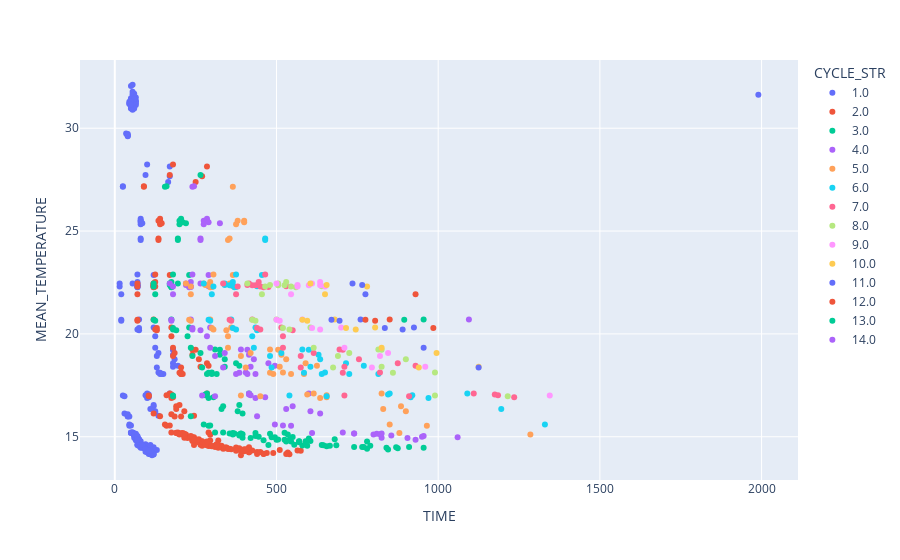

Notebook code for this chart:
### Markdown cell above
# Visualize data before renumbering

### Code cell
px.scatter(peaks_row_1, x="TIME", y="MEAN_TEMPERATURE", color="CYCLE_STR", hover_data=["POSITION_STR"])

### Figure 1 — Plotly figure (JSON) as saved in the notebook; plotly's stock layout.template omitted (floating-point values rounded to 4 significant figures; data arrays with more than 128 entries replaced by an {"elided": "..."} marker saying what was removed)
{"data": [{"customdata": {"elided": "229x1 str values"}, "hovertemplate": "CYCLE_STR=1.0<br>TIME=%{x}<br>MEAN_TEMPERATURE=%{y}<br>POSITION_STR=%{customdata[0]}<extra></extra>", "legendgroup": "1.0", "marker": {"color": "#636efa", "symbol": "circle"}, "mode": "markers", "name": "1.0", "orientation": "v", "showlegend": true, "type": "scatter", "x": {"elided": "229 int values"}, "xaxis": "x", "y": {"elided": "229 float values"}, "yaxis": "y"}, {"customdata": {"elided": "173x1 str values"}, "hovertemplate": "CYCLE_STR=2.0<br>TIME=%{x}<br>MEAN_TEMPERATURE=%{y}<br>POSITION_STR=%{customdata[0]}<extra></extra>", "legendgroup": "2.0", "marker": {"color": "#EF553B", "symbol": "circle"}, "mode": "markers", "name": "2.0", "orientation": "v", "showlegend": true, "type": "scatter", "x": {"elided": "173 int values"}, "xaxis": "x", "y": {"elided": "173 float values"}, "yaxis": "y"}, {"customdata": [["0"], ["0"], ["0"], ["0"], ["0"], ["0"], ["0"], ["0"], ["0"], ["0"], ["0"], ["0"], ["0"], ["0"], ["0"], ["0"], ["0"], ["0"], ["0"], ["0"], ["0"], ["0"], ["0"], ["0"], ["0"], ["0"], ["0"], ["0"], ["0"], ["0"], ["0"], ["0"], ["0"], ["0"], ["0"], ["0"], ["0"], ["0"], ["0"], ["0"], ["0"], ["0"], ["0"], ["0"], ["0"], ["0"], ["0"], ["0"], ["0"], ["0"], ["0"], ["0"], ["0"], ["0"], ["0"], ["0"], ["0"], ["0"], ["0"], ["0"], ["0"], ["1"], ["1"], ["1"], ["1"], ["1"], ["1"], ["1"], ["1"], ["1"], ["1"], ["1"], ["1"], ["1"], ["1"], ["2"], ["2"], ["2"], ["2"], ["2"], ["2"], ["2"], ["2"], ["2"], ["2"], ["2"], ["2"], ["2"], ["2"], ["2"], ["2"], ["2"], ["3"], ["3"], ["3"], ["3"], ["3"], ["3"], ["3"], ["3"], ["4"], ["4"], ["4"], ["4"], ["4"], ["4"], ["4"], ["4"], ["4"], ["4"], ["4"], ["4"], ["4"], ["4"], ["5"], ["5"], ["5"], ["5"], ["5"], ["5"], ["5"], ["5"], ["6"], ["6"], ["6"]], "hovertemplate": "CYCLE_STR=3.0<br>TIME=%{x}<br>MEAN_TEMPERATURE=%{y}<br>POSITION_STR=%{customdata[0]}<extra></extra>", "legendgroup": "3.0", "marker": {"color": "#00cc96", "symbol": "circle"}, "mode": "markers", "name": "3.0", "orientation": "v", "showlegend": true, "type": "scatter", "x": [580, 390, 460, 605, 435, 500, 570, 290, 645, 600, 385, 685, 335, 525, 790, 765, 910, 545, 590, 665, 370, 355, 555, 395, 595, 485, 870, 445, 475, 480, 780, 740, 530, 780, 570, 275, 840, 420, 875, 590, 310, 390, 680, 535, 385, 955, 570, 505, 770, 365, 525, 550, 395, 495, 655, 640, 365, 435, 845, 540, 295, 395, 235, 385, 290, 380, 335, 285, 280, 305, 180, 180, 415, 280, 330, 235, 300, 225, 240, 290, 270, 300, 315, 285, 325, 340, 375, 265, 325, 340, 310, 385, 120, 125, 125, 175, 190, 180, 180, 230, 120, 175, 175, 175, 180, 170, 175, 175, 175, 120, 170, 195, 230, 230, 205, 195, 195, 205, 200, 210, 200, 220, 160, 155, 265], "xaxis": "x", "y": [14.57, 15.16, 14.83, 14.8, 15.19, 14.86, 14.74, 15.53, 14.59, 14.92, 15.11, 14.59, 15.2, 15.19, 14.56, 14.51, 14.5, 14.77, 14.79, 14.57, 15.16, 15.15, 14.61, 14.95, 14.57, 14.98, 14.5, 15.01, 14.6, 15.15, 14.41, 14.5, 14.78, 14.78, 14.79, 15.6, 14.47, 14.94, 14.45, 14.65, 15.21, 15.15, 14.89, 15.11, 15.07, 14.46, 14.77, 14.87, 14.5, 15.18, 14.85, 15.0, 15.12, 14.97, 14.54, 14.6, 15.11, 15.03, 14.38, 14.86, 15.55, 16.13, 16.0, 16.54, 16.88, 16.24, 16.48, 17.1, 17.02, 16.92, 17.01, 16.97, 17.1, 17.05, 16.36, 19.33, 18.12, 19.88, 18.92, 18.11, 18.36, 18.05, 18.05, 18.05, 19.23, 18.76, 18.57, 19.08, 18.99, 18.4, 19.25, 18.46, 20.69, 21.92, 20.64, 20.7, 20.17, 20.28, 20.21, 20.31, 22.3, 22.37, 22.52, 22.28, 22.89, 22.38, 22.27, 22.37, 22.31, 22.45, 22.45, 22.45, 22.31, 22.86, 25.5, 24.64, 24.57, 25.59, 25.5, 25.43, 25.34, 25.38, 27.18, 27.15, 27.73], "yaxis": "y"}, {"customdata": [["0"], ["0"], ["0"], ["0"], ["0"], ["0"], ["0"], ["0"], ["0"], ["0"], ["0"], ["0"], ["0"], ["0"], ["0"], ["0"], ["0"], ["0"], ["1"], ["1"], ["1"], ["1"], ["1"], ["1"], ["1"], ["1"], ["1"], ["1"], ["1"], ["1"], ["1"], ["2"], ["2"], ["2"], ["2"], ["2"], ["2"], ["2"], ["2"], ["2"], ["2"], ["2"], ["2"], ["2"], ["2"], ["2"], ["2"], ["2"], ["3"], ["3"], ["3"], ["3"], ["3"], ["3"], ["3"], ["3"], ["4"], ["4"], ["4"], ["4"], ["4"], ["4"], ["4"], ["4"], ["4"], ["4"], ["4"], ["4"], ["4"], ["4"], ["5"], ["5"], ["5"], ["5"], ["5"], ["5"], ["5"], ["5"], ["6"], ["6"]], "hovertemplate": "CYCLE_STR=4.0<br>TIME=%{x}<br>MEAN_TEMPERATURE=%{y}<br>POSITION_STR=%{customdata[0]}<extra></extra>", "legendgroup": "4.0", "marker": {"color": "#ab63fa", "symbol": "circle"}, "mode": "markers", "name": "4.0", "orientation": "v", "showlegend": true, "type": "scatter", "x": [825, 930, 545, 800, 705, 740, 740, 825, 1060, 950, 495, 905, 810, 855, 610, 820, 955, 520, 635, 440, 435, 605, 550, 415, 420, 465, 270, 310, 600, 415, 530, 295, 405, 285, 310, 385, 335, 410, 435, 375, 410, 430, 475, 340, 415, 420, 390, 495, 175, 180, 175, 235, 265, 240, 240, 295, 180, 230, 235, 235, 240, 220, 230, 230, 235, 170, 220, 265, 290, 290, 285, 265, 265, 285, 275, 290, 275, 325, 245, 240], "xaxis": "x", "y": [15.16, 14.86, 15.53, 15.11, 15.2, 15.16, 15.15, 14.95, 14.98, 15.01, 15.6, 14.94, 15.15, 15.07, 15.18, 15.12, 15.03, 15.55, 16.13, 16.0, 16.88, 16.24, 16.48, 17.1, 17.02, 16.92, 17.01, 16.97, 17.1, 17.05, 16.36, 19.33, 18.12, 19.88, 18.92, 18.11, 18.36, 18.05, 18.05, 18.05, 19.23, 18.76, 18.57, 19.08, 18.99, 18.4, 19.25, 18.46, 20.69, 21.92, 20.64, 20.7, 20.17, 20.28, 20.21, 20.31, 22.3, 22.37, 22.52, 22.28, 22.89, 22.38, 22.27, 22.37, 22.31, 22.45, 22.45, 22.45, 22.31, 22.86, 25.5, 24.64, 24.57, 25.59, 25.5, 25.43, 25.34, 25.38, 27.18, 27.15], "yaxis": "y"}, {"customdata": [["0"], ["0"], ["0"], ["0"], ["1"], ["1"], ["1"], ["1"], ["1"], ["1"], ["1"], ["1"], ["1"], ["1"], ["1"], ["2"], ["2"], ["2"], ["2"], ["2"], ["2"], ["2"], ["2"], ["2"], ["2"], ["2"], ["2"], ["2"], ["2"], ["2"], ["2"], ["2"], ["3"], ["3"], ["3"], ["3"], ["3"], ["3"], ["3"], ["3"], ["4"], ["4"], ["4"], ["4"], ["4"], ["4"], ["4"], ["4"], ["4"], ["4"], ["4"], ["4"], ["4"], ["4"], ["5"], ["5"], ["5"], ["5"], ["5"], ["5"], ["6"]], "hovertemplate": "CYCLE_STR=5.0<br>TIME=%{x}<br>MEAN_TEMPERATURE=%{y}<br>POSITION_STR=%{customdata[0]}<extra></extra>", "legendgroup": "5.0", "marker": {"color": "#FFA15A", "symbol": "circle"}, "mode": "markers", "name": "5.0", "orientation": "v", "showlegend": true, "type": "scatter", "x": [965, 1285, 850, 880, 635, 900, 885, 615, 655, 655, 390, 450, 825, 595, 830, 350, 520, 350, 390, 480, 405, 545, 585, 490, 505, 530, 590, 420, 515, 510, 480, 625, 230, 235, 235, 295, 345, 300, 305, 360, 235, 290, 295, 300, 305, 280, 295, 290, 300, 220, 275, 355, 365, 365, 400, 355, 350, 380, 400, 375, 365], "xaxis": "x", "y": [15.53, 15.11, 15.6, 15.18, 16.88, 16.24, 16.48, 17.1, 17.02, 16.92, 17.01, 16.97, 17.1, 17.05, 16.36, 19.33, 18.12, 19.88, 18.92, 18.11, 18.36, 18.05, 18.05, 18.05, 19.23, 18.76, 18.57, 19.08, 18.99, 18.4, 19.25, 18.46, 20.69, 21.92, 20.64, 20.7, 20.17, 20.28, 20.21, 20.31, 22.3, 22.37, 22.52, 22.28, 22.89, 22.38, 22.27, 22.37, 22.31, 22.45, 22.45, 22.45, 22.31, 22.86, 25.5, 24.64, 24.57, 25.5, 25.43, 25.34, 27.15], "yaxis": "y"}, {"customdata": [["0"], ["1"], ["1"], ["1"], ["1"], ["1"], ["1"], ["1"], ["1"], ["1"], ["2"], ["2"], ["2"], ["2"], ["2"], ["2"], ["2"], ["2"], ["2"], ["2"], ["2"], ["2"], ["2"], ["2"], ["2"], ["2"], ["2"], ["3"], ["3"], ["3"], ["3"], ["3"], ["3"], ["3"], ["3"], ["4"], ["4"], ["4"], ["4"], ["4"], ["4"], ["4"], ["4"], ["4"], ["4"], ["4"], ["4"], ["4"], ["5"], ["5"]], "hovertemplate": "CYCLE_STR=6.0<br>TIME=%{x}<br>MEAN_TEMPERATURE=%{y}<br>POSITION_STR=%{customdata[0]}<extra></extra>", "legendgroup": "6.0", "marker": {"color": "#19d3f3", "symbol": "circle"}, "mode": "markers", "name": "6.0", "orientation": "v", "showlegend": true, "type": "scatter", "x": [1330, 970, 850, 920, 915, 540, 655, 1090, 845, 1195, 430, 650, 425, 480, 585, 485, 725, 815, 640, 600, 635, 715, 515, 630, 605, 580, 770, 290, 300, 295, 360, 440, 365, 375, 435, 305, 360, 365, 375, 375, 340, 370, 355, 370, 275, 340, 440, 455, 465, 465], "xaxis": "x", "y": [15.6, 16.88, 17.1, 17.02, 16.92, 17.01, 16.97, 17.1, 17.05, 16.36, 19.33, 18.12, 19.88, 18.92, 18.11, 18.36, 18.05, 18.05, 18.05, 19.23, 18.76, 18.57, 19.08, 18.99, 18.4, 19.25, 18.46, 20.69, 21.92, 20.64, 20.7, 20.17, 20.28, 20.21, 20.31, 22.3, 22.37, 22.52, 22.28, 22.89, 22.38, 22.27, 22.37, 22.31, 22.45, 22.45, 22.31, 22.86, 24.64, 24.57], "yaxis": "y"}, {"customdata": [["1"], ["1"], ["1"], ["1"], ["1"], ["1"], ["2"], ["2"], ["2"], ["2"], ["2"], ["2"], ["2"], ["2"], ["2"], ["2"], ["2"], ["2"], ["2"], ["3"], ["3"], ["3"], ["3"], ["3"], ["3"], ["3"], ["3"], ["4"], ["4"], ["4"], ["4"], ["4"], ["4"], ["4"], ["4"], ["4"], ["4"], ["4"], ["4"]], "hovertemplate": "CYCLE_STR=7.0<br>TIME=%{x}<br>MEAN_TEMPERATURE=%{y}<br>POSITION_STR=%{customdata[0]}<extra></extra>", "legendgroup": "7.0", "marker": {"color": "#FF6692", "symbol": "circle"}, "mode": "markers", "name": "7.0", "orientation": "v", "showlegend": true, "type": "scatter", "x": [1110, 1185, 1235, 710, 910, 1175, 520, 820, 520, 575, 705, 575, 705, 755, 875, 615, 710, 695, 930, 355, 375, 360, 425, 550, 440, 450, 515, 380, 435, 445, 475, 465, 410, 460, 425, 450, 335, 415, 530], "xaxis": "x", "y": [17.1, 17.02, 16.92, 17.01, 16.97, 17.05, 19.33, 18.12, 19.88, 18.92, 18.11, 18.36, 19.23, 18.76, 18.57, 19.08, 18.4, 19.25, 18.46, 20.69, 21.92, 20.64, 20.7, 20.17, 20.28, 20.21, 20.31, 22.3, 22.37, 22.52, 22.28, 22.89, 22.38, 22.27, 22.37, 22.31, 22.45, 22.45, 22.31], "yaxis": "y"}, {"customdata": [["1"], ["1"], ["2"], ["2"], ["2"], ["2"], ["2"], ["2"], ["2"], ["2"], ["2"], ["2"], ["3"], ["3"], ["3"], ["3"], ["3"], ["3"], ["3"], ["4"], ["4"], ["4"], ["4"], ["4"], ["4"], ["4"], ["4"], ["4"], ["4"]], "hovertemplate": "CYCLE_STR=8.0<br>TIME=%{x}<br>MEAN_TEMPERATURE=%{y}<br>POSITION_STR=%{customdata[0]}<extra></extra>", "legendgroup": "8.0", "marker": {"color": "#B6E880", "symbol": "circle"}, "mode": "markers", "name": "8.0", "orientation": "v", "showlegend": true, "type": "scatter", "x": [990, 1215, 615, 990, 690, 860, 675, 825, 900, 725, 825, 815, 425, 455, 435, 500, 520, 540, 605, 465, 525, 530, 480, 560, 505, 545, 410, 505, 640], "xaxis": "x", "y": [17.01, 16.97, 19.33, 18.12, 18.92, 18.11, 18.36, 19.23, 18.76, 19.08, 18.4, 19.25, 20.69, 21.92, 20.64, 20.7, 20.28, 20.21, 20.31, 22.3, 22.37, 22.52, 22.38, 22.27, 22.37, 22.31, 22.45, 22.45, 22.31], "yaxis": "y"}, {"customdata": [["1"], ["2"], ["2"], ["2"], ["2"], ["2"], ["3"], ["3"], ["3"], ["3"], ["3"], ["3"], ["3"], ["4"], ["4"], ["4"], ["4"], ["4"], ["4"], ["4"], ["4"]], "hovertemplate": "CYCLE_STR=9.0<br>TIME=%{x}<br>MEAN_TEMPERATURE=%{y}<br>POSITION_STR=%{customdata[0]}<extra></extra>", "legendgroup": "9.0", "marker": {"color": "#FF97FF", "symbol": "circle"}, "mode": "markers", "name": "9.0", "orientation": "v", "showlegend": true, "type": "scatter", "x": [1345, 710, 820, 795, 845, 960, 500, 545, 510, 580, 610, 635, 700, 565, 635, 635, 565, 600, 650, 500, 610], "xaxis": "x", "y": [17.01, 19.33, 18.92, 18.36, 19.08, 18.4, 20.69, 21.92, 20.64, 20.7, 20.28, 20.21, 20.31, 22.3, 22.37, 22.52, 22.38, 22.37, 22.31, 22.45, 22.45], "yaxis": "y"}, {"customdata": [["2"], ["2"], ["2"], ["2"], ["3"], ["3"], ["3"], ["3"], ["3"], ["3"], ["3"], ["4"], ["4"], ["4"]], "hovertemplate": "CYCLE_STR=10.0<br>TIME=%{x}<br>MEAN_TEMPERATURE=%{y}<br>POSITION_STR=%{customdata[0]}<extra></extra>", "legendgroup": "10.0", "marker": {"color": "#FECB52", "symbol": "circle"}, "mode": "markers", "name": "10.0", "orientation": "v", "showlegend": true, "type": "scatter", "x": [825, 940, 995, 1125, 580, 650, 595, 680, 715, 745, 805, 655, 780, 605], "xaxis": "x", "y": [19.33, 18.36, 19.08, 18.4, 20.69, 21.92, 20.64, 20.7, 20.28, 20.21, 20.31, 22.38, 22.31, 22.45], "yaxis": "y"}, {"customdata": [["2"], ["2"], ["3"], ["3"], ["3"], ["3"], ["3"], ["3"], ["3"], ["4"], ["4"]], "hovertemplate": "CYCLE_STR=11.0<br>TIME=%{x}<br>MEAN_TEMPERATURE=%{y}<br>POSITION_STR=%{customdata[0]}<extra></extra>", "legendgroup": "11.0", "marker": {"color": "#636efa", "symbol": "circle"}, "mode": "markers", "name": "11.0", "orientation": "v", "showlegend": true, "type": "scatter", "x": [955, 1125, 670, 775, 695, 760, 835, 890, 925, 765, 735], "xaxis": "x", "y": [19.33, 18.36, 20.69, 21.92, 20.64, 20.7, 20.28, 20.21, 20.31, 22.38, 22.45], "yaxis": "y"}, {"customdata": [["3"], ["3"], ["3"], ["3"], ["3"]], "hovertemplate": "CYCLE_STR=12.0<br>TIME=%{x}<br>MEAN_TEMPERATURE=%{y}<br>POSITION_STR=%{customdata[0]}<extra></extra>", "legendgroup": "12.0", "marker": {"color": "#EF553B", "symbol": "circle"}, "mode": "markers", "name": "12.0", "orientation": "v", "showlegend": true, "type": "scatter", "x": [775, 930, 805, 850, 985], "xaxis": "x", "y": [20.69, 21.92, 20.64, 20.7, 20.28], "yaxis": "y"}, {"customdata": [["3"], ["3"]], "hovertemplate": "CYCLE_STR=13.0<br>TIME=%{x}<br>MEAN_TEMPERATURE=%{y}<br>POSITION_STR=%{customdata[0]}<extra></extra>", "legendgroup": "13.0", "marker": {"color": "#00cc96", "symbol": "circle"}, "mode": "markers", "name": "13.0", "orientation": "v", "showlegend": true, "type": "scatter", "x": [895, 955], "xaxis": "x", "y": [20.69, 20.7], "yaxis": "y"}, {"customdata": [["3"]], "hovertemplate": "CYCLE_STR=14.0<br>TIME=%{x}<br>MEAN_TEMPERATURE=%{y}<br>POSITION_STR=%{customdata[0]}<extra></extra>", "legendgroup": "14.0", "marker": {"color": "#ab63fa", "symbol": "circle"}, "mode": "markers", "name": "14.0", "orientation": "v", "showlegend": true, "type": "scatter", "x": [1095], "xaxis": "x", "y": [20.7], "yaxis": "y"}], "layout": {"legend": {"title": {"text": "CYCLE_STR"}, "tracegroupgap": 0}, "margin": {"t": 60}, "xaxis": {"anchor": "y", "domain": [0, 1], "title": {"text": "TIME"}}, "yaxis": {"anchor": "x", "domain": [0, 1], "title": {"text": "MEAN_TEMPERATURE"}}}}
